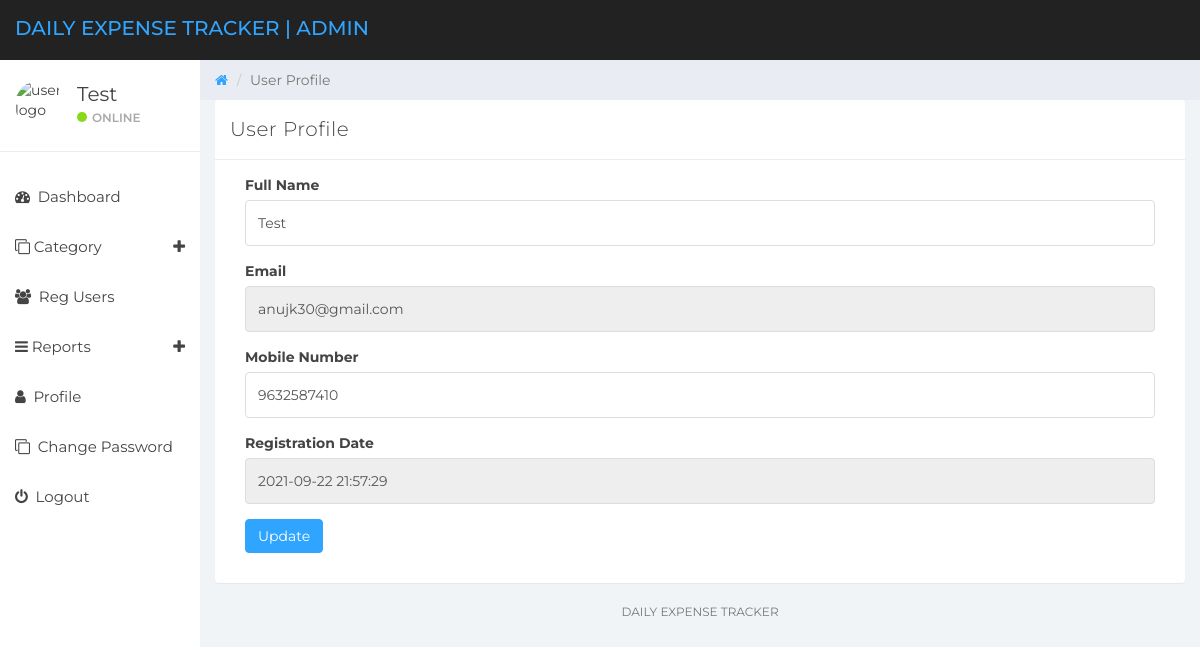
Screenshot of /admin/edit-users.php?editid=1 (signed in) with the database file from the repository.
### tables this page shows
CREATE TABLE `tbluser` (
  `ID` int(10) NOT NULL AUTO_INCREMENT,
  `FullName` varchar(150) DEFAULT NULL,
  `Email` varchar(200) DEFAULT NULL,
  `MobileNumber` bigint(10) DEFAULT NULL,
  `Password` varchar(200) DEFAULT NULL,
  `RegDate` timestamp NOT NULL DEFAULT CURRENT_TIMESTAMP,
  PRIMARY KEY (`ID`)
);

### admin/edit-users.php (the view, shortened to what this page needs)
<?php
if (strlen($_SESSION['detsadminid']==0)) {
  header('location:logout.php');
  } else{
  ?>
<!DOCTYPE html>
<html>
<head>
	<link href="../css/bootstrap.min.css" rel="stylesheet">
	<link href="../css/font-awesome.min.css" rel="stylesheet">
	<link href="../css/datepicker3.css" rel="stylesheet">
	<link href="../css/styles.css" rel="stylesheet">
</head>
<body>
	<?php include_once('includes/header.php');?>
	<?php include_once('includes/sidebar.php');?>
	<div class="col-sm-9 col-sm-offset-3 col-lg-10 col-lg-offset-2 main">
		<div class="row">
			<ol class="breadcrumb">
				<li><a href="dashboard.php">
					<em class="fa fa-home"></em>
				</a></li>
				<li class="active">User Profile</li>
			</ol>
		</div>
		<div class="row">
			<div class="col-lg-12">
				<div class="panel panel-default">
					<div class="panel-heading">User Profile</div>
					<div class="panel-body">
						<div class="col-md-12">
							<form role="form" method="post" action="">
 <?php
 $cid=$_GET['editid'];
$ret=mysqli_query($con,"select * from tbluser where ID='$cid'");
while ($row=mysqli_fetch_array($ret)) {
?>
								<div class="form-group">
									<label>Full Name</label>
									<input class="form-control" type="text" value="<?php  echo $row['FullName'];?>" name="fullname" required="true">
								</div>
								<div class="form-group">
									<label>Email</label>
<input type="email" class="form-control" name="email" value="<?php  echo $row['Email'];?>" required="true" readonly="true">
								</div>
								<div class="form-group">
									<label>Mobile Number</label>
									<input class="form-control" type="text" value="<?php  echo $row['MobileNumber'];?>" required="true" name="contactnumber" maxlength="10">
								</div>
								<div class="form-group">
									<label>Registration Date</label>
									<input class="form-control" name="regdate" type="text" value="<?php  echo $row['RegDate'];?>" readonly="true">
								</div>
				<?php } ?>
								<div class="form-group has-success">
									<button type="submit" class="btn btn-primary" name="submit">Update</button>
								</div>
								</div>
						</div>
					</div>
				</div>
			</div>
			<?php include_once('includes/footer.php');?>
		</div>
</body>
</html>
<?php }  ?>

### admin/includes/sidebar.php (shortened to what this page needs)
<div id="sidebar-collapse" class="col-sm-3 col-lg-2 sidebar">
        <div class="profile-sidebar">
            <div class="profile-userpic">
                <img src="../assets/images/user.png" class="img-responsive" alt="user logo">
            </div>
            <div class="profile-usertitle">
                <?php
$uid=$_SESSION['detsadminid'];
$ret=mysqli_query($con,"select * from tbladmin where ID='$uid'");
$row=mysqli_fetch_array($ret);
$adminname=$row['AdminName'];
?>
                <div class="profile-usertitle-name"><?php echo $adminname; ?></div>
                <div class="profile-usertitle-status"><span class="indicator label-success"></span>Online</div>
            </div>
        </div>
        <ul class="nav menu">
            <li><a href="dashboard.php"><em class="fa fa-dashboard">&nbsp;</em> Dashboard</a></li>
            <li class="parent "><a data-toggle="collapse" href="#sub-item-1">
                <em class="fa fa-clone">&nbsp;</em>Category <span data-toggle="collapse" href="#sub-item-1" class="icon pull-right"><em class="fa fa-plus"></em></span>
                </a>
            </li>
           <li><a href="reg-users.php"><em class="fa fa-users">&nbsp;</em> Reg Users</a></li>
  <li class="parent "><a data-toggle="collapse" href="#sub-item-2">
                <em class="fa fa-navicon">&nbsp;</em>Reports <span data-toggle="collapse" href="#sub-item-1" class="icon pull-right"><em class="fa fa-plus"></em></span>
                </a>
            </li>
            <li><a href="profile.php"><em class="fa fa-user">&nbsp;</em> Profile</a></li>
             <li><a href="change-password.php"><em class="fa fa-clone">&nbsp;</em> Change Password</a></li>
<li><a href="logout.php"><em class="fa fa-power-off">&nbsp;</em> Logout</a></li>
        </ul>
    </div>

### css/styles.css (style rules this page uses)
body { background: #f1f4f7; padding-top: 60px; font-size: 14px; color: #444444; font-family: "Montserrat", "Helvetica Neue", Helvetica, Arial, sans-serif; }
a, a:hover, a:focus { color: #30a5ff; }
input.form-control { border: 1px solid #ddd; box-shadow: none; height: 46px; }
.btn-primary, .btn-primary:hover, .btn-primary:focus, .btn-primary:active, .btn-primary.active, .open > .dropdown-toggle.btn-primary, .btn-primary.disabled, .btn-primary[disabled], fieldset[disabled] .btn-primary, .btn-primary.disabled:hover, .btn-primary[disabled]:hover, fieldset[disabled] .btn-primary:hover, .btn-primary.disabled:focus, .btn-primary[disabled]:focus, fieldset[disabled] .btn-primary:focus, .btn-primary.disabled:active, .btn-primary[disabled]:active, fieldset[disabled] .btn-primary:active, .btn-primary.disabled.active, .btn-primary[disabled].active, fieldset[disabled] .btn-primary.active { background-color: #30a5ff; border-color: #30a5ff; }
.label-success { background-color: #8ad919; }
.panel { border: 0; }
.panel-heading { font-size: 20px; font-weight: 300; letter-spacing: 0.025em; height: 60px; line-height: 38px; }
.panel-default .panel-heading { background: #fff; border-bottom: 1px solid #e9ecf2; color: #444444; }
.sidebar { display: block; padding: 0; display: none; box-shadow: none; background: #fff; }
.sidebar ul { margin: 20px 0px; }
@media (min-width: 768px) { .sidebar { display: block; position: fixed; top: 60px; bottom: 0; left: 0; z-index: 1000; display: block; margin: 0; padding: 0; overflow-x: hidden; overflow-y: auto; } }
.sidebar ul.nav li a { height: 50px; font-size: 15px; line-height: 2em; color: #444444; }
.profile-sidebar { padding: 10px 0; border-bottom: 1px solid #e9ecf2; }
.indicator { width: 10px; height: 10px; display: inline-block; border-radius: 9999px; margin-right: 5px; }
.profile-userpic img { float: left; margin: 10px 0px 0px 15px; width: 50px; height: 50px; border-radius: 9999px !important; }
.profile-usertitle { float: left; text-align: left; margin: 10px 0 0 12px; }
.profile-usertitle-name { font-size: 20px; margin-bottom: 0px; }
.profile-usertitle-status { text-transform: uppercase; color: #AAA; font-size: 12px; font-weight: 600; margin-bottom: 15px; }
.breadcrumb { border-radius: 0; padding: 10px 15px 10px 15px; background: #e9ecf2; margin: 0; }

### rows the page displays
tbluser: fullname "Test", email "anujk30@gmail.com", contactnumber "9632587410", regdate "2021-09-22 21:57:29"

### other values shown
$adminname "Test"
